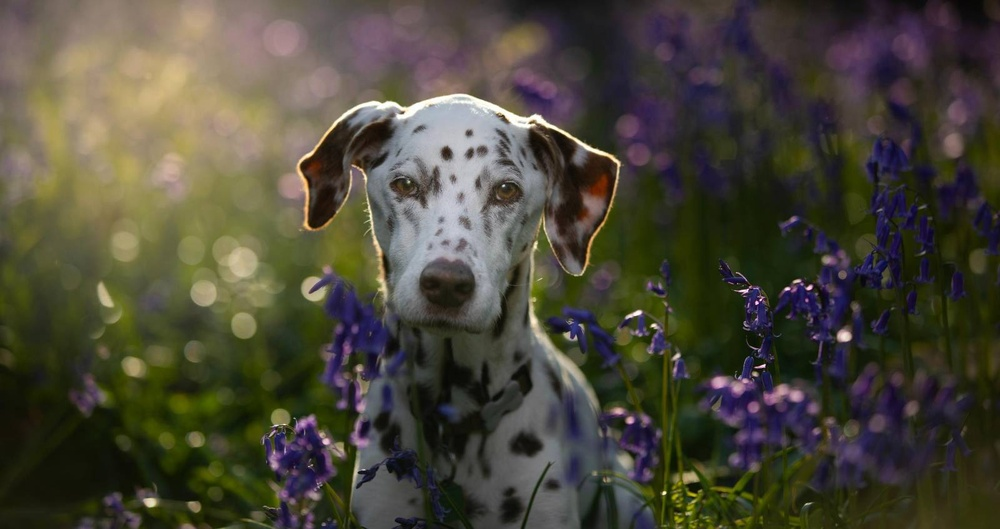
#> input picture input.jpg, 1000 x 529 px, shrunk from 1600 x 847 before the run
$ python crt.py
#> lines starting #> are read from the running program, lines starting #| are printed output that depends on the picture
from PIL import Image
import numpy as np
import random

def apply_spherical_aberration(img_array, width, height, strength=0.1):
    # Create coordinate grids
    y, x = np.indices((height, width))

    # Center coordinates
    center_x = width / 2
    center_y = height / 2

    # Calculate distance from center
    dist = np.sqrt((x - center_x)**2 + (y - center_y)**2)
    max_dist = np.sqrt(center_x**2 + center_y**2)

    # Normalize distance
    norm_dist = dist / max_dist

    # Calculate displacement based on spherical aberration
    displacement = norm_dist**2 * strength

    # Create new coordinate mapping
    new_x = x + (x - center_x) * displacement
    new_y = y + (y - center_y) * displacement

    # Ensure coordinates stay within bounds
    new_x = np.clip(new_x, 0, width - 1)
    new_y = np.clip(new_y, 0, height - 1)

    # Create output array
    output = np.zeros_like(img_array)

    # Interpolate pixels to new positions
    for channel in range(img_array.shape[2]):
        # Use bilinear interpolation from the original array
        for i in range(height):
            for j in range(width):
                x0, y0 = int(new_x[i, j]), int(new_y[i, j])
                x1, y1 = min(x0 + 1, width - 1), min(y0 + 1, height - 1)

                # Get surrounding pixel values
                f00 = img_array[y0, x0, channel]
                f01 = img_array[y1, x0, channel]
                f10 = img_array[y0, x1, channel]
                f11 = img_array[y1, x1, channel]

                # Calculate weights
                wx = new_x[i, j] - x0
                wy = new_y[i, j] - y0

                # Bilinear interpolation
                value = (f00 * (1 - wx) * (1 - wy) +
                        f10 * wx * (1 - wy) +
                        f01 * (1 - wx) * wy +
                        f11 * wx * wy)

                output[i, j, channel] = value

    return output

def apply_trinitron_effect(input_path, output_path):
    # Open the image
#> called with input_path = 'input.jpg', output_path = 'output_trinitron.jpg'
    img = Image.open(input_path)
#> img is the input picture: PIL image 1000x529 RGB; mean R, G, B 74.8, 71.3, 57.4

    # Convert to RGBA for processing
    if img.mode != 'RGBA':
        img = img.convert('RGBA')
#> img: PIL image 1000x529 RGBA

    # Get image dimensions
    width, height = img.size
#> width = 1000; height = 529

    # Convert image to numpy array
    img_array = np.array(img)

    # Create output array
    output_array = np.copy(img_array)

    # Simulate Trinitron RGB pattern (horizontal)
    for y in range(height):
        pixel_pos = y % 3
        if pixel_pos == 0:  # Red phosphor
            output_array[y, :, 1] = output_array[y, :, 1] * 0.7  # Reduce green
            output_array[y, :, 2] = output_array[y, :, 2] * 0.7  # Reduce blue
        elif pixel_pos == 1:  # Green phosphor
            output_array[y, :, 0] = output_array[y, :, 0] * 0.7  # Reduce red
            output_array[y, :, 2] = output_array[y, :, 2] * 0.7  # Reduce blue
        else:  # Blue phosphor
            output_array[y, :, 0] = output_array[y, :, 0] * 0.7  # Reduce red
            output_array[y, :, 1] = output_array[y, :, 1] * 0.7  # Reduce green
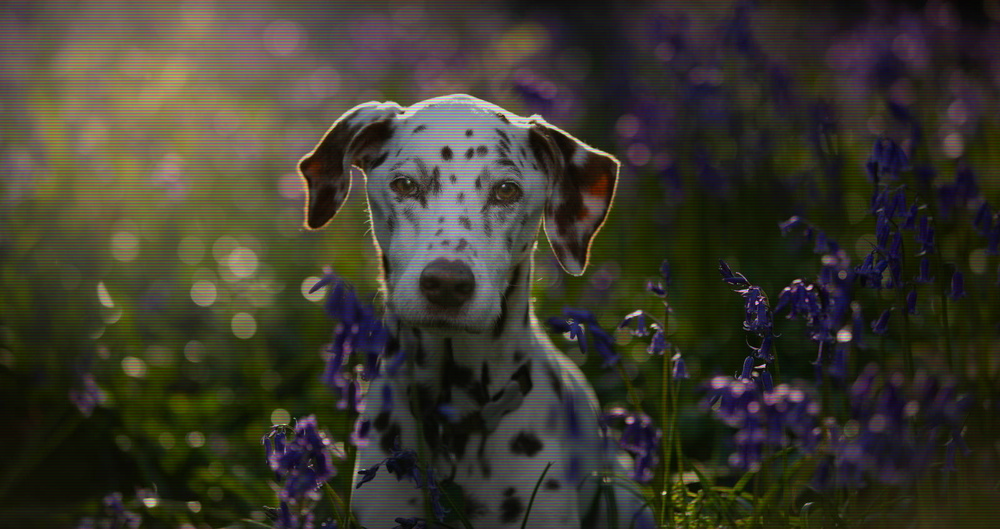
#> output_array: shape (529, 1000, 4); mean R, G, B, A 59.6, 56.7, 45.6, 255

    # Add vertical scanlines
    for x in range(width):
        if x % 2 == 0:
            output_array[:, x, :] = output_array[:, x, :] * 0.85
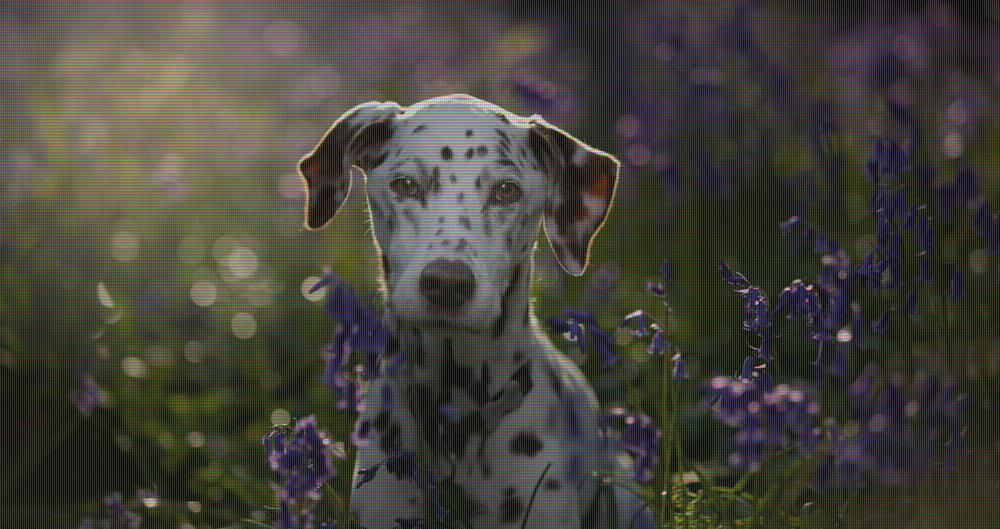
#> output_array: shape (529, 1000, 4); mean R, G, B, A 54.9, 52.2, 41.9, 235.5; transparent parts drawn white

    # Add subtle noise
    noise = np.random.normal(0, 10, output_array.shape)
    output_array = output_array + noise
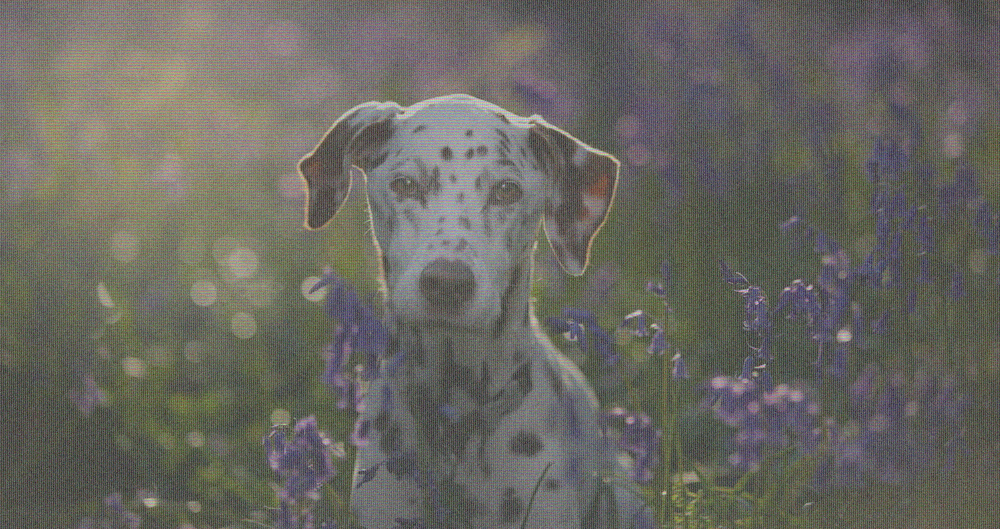
#> output_array: shape (529, 1000, 4) float64; mean R, G, B, A 54.9, 52.2, 41.9, 235.5; transparent parts drawn white
    output_array = np.clip(output_array, 0, 255)

    # Apply spherical aberration
    output_array = apply_spherical_aberration(output_array, width, height, strength=0.1)
#> after the loop in apply_spherical_aberration, `for channel in range(img_array.shape[2]):`:
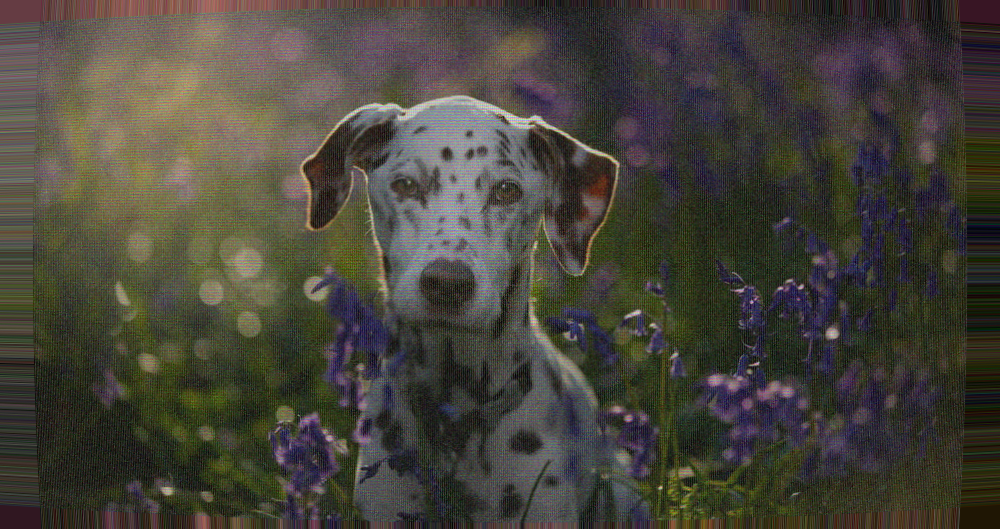
#> output: shape (529, 1000, 4) float64; mean R, G, B, A 54.4, 50.9, 41.2, 233.6; transparent parts drawn white

    # Slight brightness adjustment
    output_array = output_array * 1.05
    output_array = np.clip(output_array, 0, 255)

    # Convert back to image
    output_img = Image.fromarray(output_array.astype('uint8'))

    # Convert to RGB for JPEG compatibility
    output_img = output_img.convert('RGB')
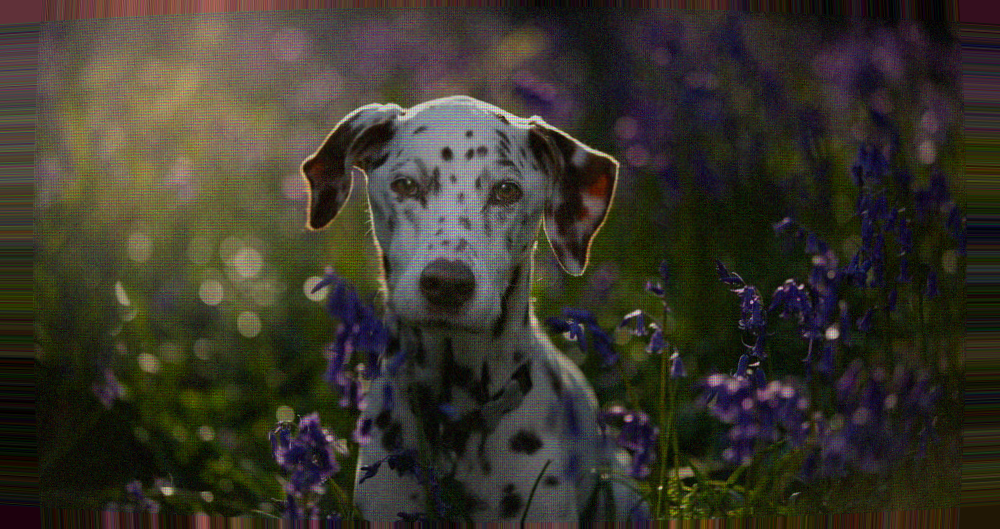
#> output_img: PIL image 1000x529 RGB; mean R, G, B 56.6, 53, 42.8

    # Save the result
    output_img.save(output_path)

# Example usage
if __name__ == "__main__":
    input_image = "input.jpg"
    output_image = "output_trinitron.jpg"

    try:
        apply_trinitron_effect(input_image, output_image)
        print(f"Image processed successfully and saved as {output_image}")
    except Exception as e:
        print(f"Error processing image: {str(e)}")
